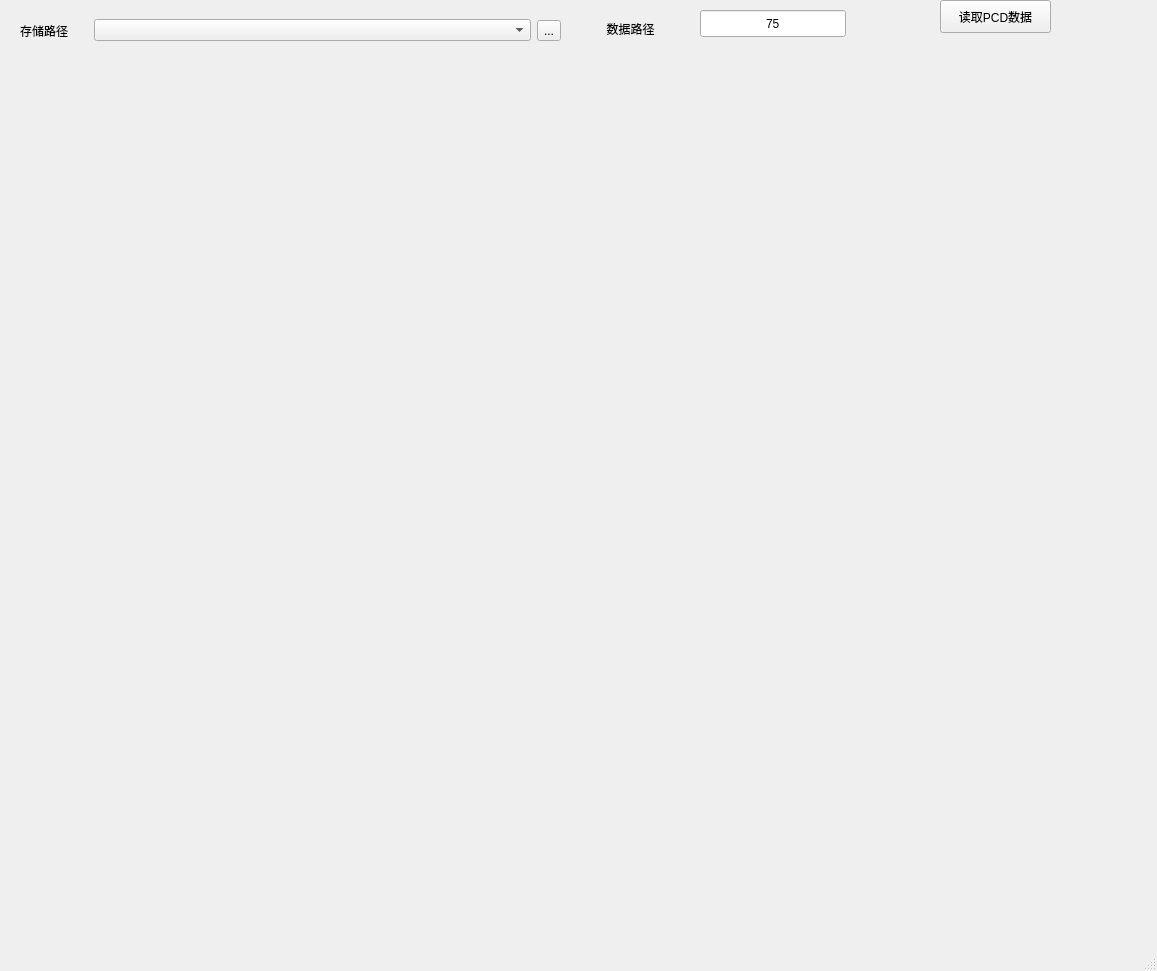
<?xml version="1.0" encoding="UTF-8"?>
<ui version="4.0">
 <class>MainWindow</class>
 <widget class="QMainWindow" name="MainWindow">
  <property name="geometry">
   <rect>
    <x>0</x>
    <y>0</y>
    <width>1157</width>
    <height>971</height>
   </rect>
  </property>
  <property name="sizePolicy">
   <sizepolicy hsizetype="Expanding" vsizetype="Expanding">
    <horstretch>0</horstretch>
    <verstretch>0</verstretch>
   </sizepolicy>
  </property>
  <property name="windowTitle">
   <string>MainWindow</string>
  </property>
  <property name="autoFillBackground">
   <bool>true</bool>
  </property>
  <widget class="QWidget" name="centralwidget">
   <property name="sizePolicy">
    <sizepolicy hsizetype="Expanding" vsizetype="Expanding">
     <horstretch>0</horstretch>
     <verstretch>0</verstretch>
    </sizepolicy>
   </property>
   <widget class="QVTKWidget" name="qvtkWidget" native="true">
    <property name="enabled">
     <bool>true</bool>
    </property>
    <property name="geometry">
     <rect>
      <x>20</x>
      <y>100</y>
      <width>1121</width>
      <height>791</height>
     </rect>
    </property>
    <property name="sizePolicy">
     <sizepolicy hsizetype="Expanding" vsizetype="Expanding">
      <horstretch>0</horstretch>
      <verstretch>0</verstretch>
     </sizepolicy>
    </property>
    <property name="autoFillBackground">
     <bool>false</bool>
    </property>
   </widget>
   <widget class="QPushButton" name="readdataButton">
    <property name="geometry">
     <rect>
      <x>940</x>
      <y>0</y>
      <width>111</width>
      <height>33</height>
     </rect>
    </property>
    <property name="sizePolicy">
     <sizepolicy hsizetype="Minimum" vsizetype="Fixed">
      <horstretch>0</horstretch>
      <verstretch>0</verstretch>
     </sizepolicy>
    </property>
    <property name="text">
     <string>读取PCD数据</string>
    </property>
   </widget>
   <widget class="QLineEdit" name="pcsizelineEdit">
    <property name="geometry">
     <rect>
      <x>700</x>
      <y>10</y>
      <width>146</width>
      <height>27</height>
     </rect>
    </property>
    <property name="sizePolicy">
     <sizepolicy hsizetype="Fixed" vsizetype="Fixed">
      <horstretch>0</horstretch>
      <verstretch>0</verstretch>
     </sizepolicy>
    </property>
    <property name="text">
     <string>75</string>
    </property>
    <property name="alignment">
     <set>Qt::AlignCenter</set>
    </property>
   </widget>
   <widget class="QLabel" name="pcsizelabel">
    <property name="geometry">
     <rect>
      <x>560</x>
      <y>10</y>
      <width>141</width>
      <height>37</height>
     </rect>
    </property>
    <property name="layoutDirection">
     <enum>Qt::LeftToRight</enum>
    </property>
    <property name="text">
     <string>数据路径</string>
    </property>
    <property name="alignment">
     <set>Qt::AlignCenter</set>
    </property>
   </widget>
   <widget class="QWidget" name="horizontalLayoutWidget">
    <property name="geometry">
     <rect>
      <x>0</x>
      <y>10</y>
      <width>561</width>
      <height>41</height>
     </rect>
    </property>
    <layout class="QHBoxLayout" name="horizontalLayout" stretch="1,5,1">
     <item>
      <widget class="QLabel" name="pcsizelabel_2">
       <property name="layoutDirection">
        <enum>Qt::LeftToRight</enum>
       </property>
       <property name="text">
        <string>存储路径</string>
       </property>
       <property name="alignment">
        <set>Qt::AlignCenter</set>
       </property>
      </widget>
     </item>
     <item>
      <widget class="QComboBox" name="comboBox"/>
     </item>
     <item>
      <widget class="QToolButton" name="toolButton">
       <property name="text">
        <string>...</string>
       </property>
      </widget>
     </item>
    </layout>
   </widget>
  </widget>
  <widget class="QMenuBar" name="menubar">
   <property name="enabled">
    <bool>false</bool>
   </property>
   <property name="geometry">
    <rect>
     <x>0</x>
     <y>0</y>
     <width>1157</width>
     <height>31</height>
    </rect>
   </property>
  </widget>
  <widget class="QStatusBar" name="statusbar"/>
 </widget>
 <customwidgets>
  <customwidget>
   <class>QVTKWidget</class>
   <extends>QWidget</extends>
   <header>QVTKWidget.h</header>
  </customwidget>
 </customwidgets>
 <resources/>
 <connections/>
</ui>
